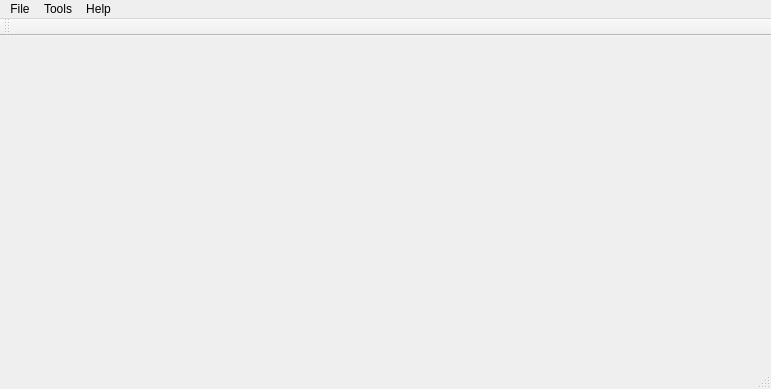
<?xml version="1.0" encoding="UTF-8"?>
<ui version="4.0">
 <class>MainWindow</class>
 <widget class="QMainWindow" name="MainWindow">
  <property name="geometry">
   <rect>
    <x>0</x>
    <y>0</y>
    <width>771</width>
    <height>389</height>
   </rect>
  </property>
  <property name="windowTitle">
   <string>MainWindow</string>
  </property>
  <widget class="QWidget" name="centralWidget"/>
  <widget class="QMenuBar" name="menuBar">
   <property name="geometry">
    <rect>
     <x>0</x>
     <y>0</y>
     <width>771</width>
     <height>23</height>
    </rect>
   </property>
   <widget class="QMenu" name="menuFile">
    <property name="font">
     <font>
      <pointsize>12</pointsize>
     </font>
    </property>
    <property name="title">
     <string>File</string>
    </property>
    <addaction name="actionImport_File"/>
    <addaction name="actionExport_File"/>
    <addaction name="actionSave"/>
   </widget>
   <widget class="QMenu" name="menuTools">
    <property name="font">
     <font>
      <pointsize>12</pointsize>
     </font>
    </property>
    <property name="title">
     <string>Tools</string>
    </property>
    <widget class="QMenu" name="menuLanguages">
     <property name="title">
      <string>Languages</string>
     </property>
     <addaction name="actionEnglish"/>
     <addaction name="actionChinese"/>
    </widget>
    <addaction name="actionPermissions"/>
    <addaction name="menuLanguages"/>
   </widget>
   <widget class="QMenu" name="menuHelp">
    <property name="font">
     <font>
      <pointsize>12</pointsize>
     </font>
    </property>
    <property name="title">
     <string>Help</string>
    </property>
    <addaction name="actionVersion_Information"/>
    <addaction name="actionManual"/>
   </widget>
   <addaction name="menuFile"/>
   <addaction name="menuTools"/>
   <addaction name="menuHelp"/>
  </widget>
  <widget class="QToolBar" name="mainToolBar">
   <attribute name="toolBarArea">
    <enum>TopToolBarArea</enum>
   </attribute>
   <attribute name="toolBarBreak">
    <bool>false</bool>
   </attribute>
  </widget>
  <widget class="QStatusBar" name="statusBar"/>
  <action name="actionImport_File">
   <property name="text">
    <string>Import File</string>
   </property>
   <property name="font">
    <font>
     <pointsize>12</pointsize>
    </font>
   </property>
  </action>
  <action name="actionExport_File">
   <property name="text">
    <string>Export File</string>
   </property>
   <property name="font">
    <font>
     <pointsize>12</pointsize>
    </font>
   </property>
  </action>
  <action name="actionSave">
   <property name="text">
    <string>Save</string>
   </property>
   <property name="font">
    <font>
     <pointsize>12</pointsize>
    </font>
   </property>
  </action>
  <action name="actionLanguages">
   <property name="text">
    <string>Languages</string>
   </property>
  </action>
  <action name="actionPermissions">
   <property name="text">
    <string>Permissions</string>
   </property>
   <property name="font">
    <font>
     <pointsize>12</pointsize>
    </font>
   </property>
  </action>
  <action name="actionVersion_Information">
   <property name="text">
    <string>Version Information</string>
   </property>
   <property name="font">
    <font>
     <pointsize>12</pointsize>
    </font>
   </property>
  </action>
  <action name="actionManual">
   <property name="text">
    <string>Manual</string>
   </property>
   <property name="font">
    <font>
     <pointsize>12</pointsize>
    </font>
   </property>
  </action>
  <action name="actionEnglish">
   <property name="text">
    <string>English</string>
   </property>
   <property name="font">
    <font>
     <pointsize>12</pointsize>
    </font>
   </property>
  </action>
  <action name="actionChinese">
   <property name="text">
    <string>Chinese</string>
   </property>
   <property name="font">
    <font>
     <pointsize>12</pointsize>
    </font>
   </property>
  </action>
 </widget>
 <layoutdefault spacing="6" margin="11"/>
 <resources/>
 <connections/>
</ui>
